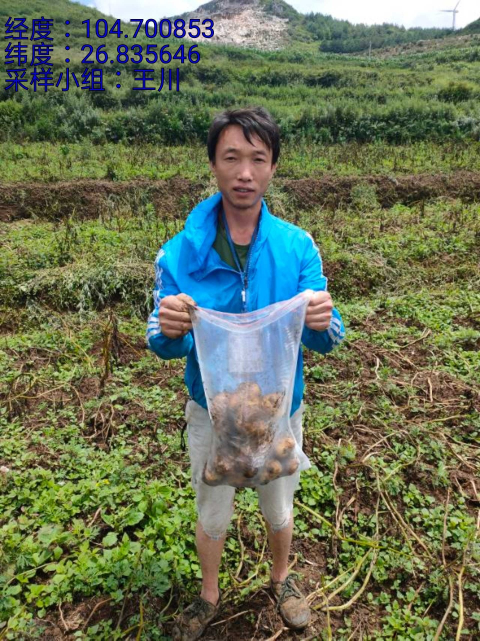
#> input picture PDF_yinzhang/2021-11-05/1dbac818-2992-46e8-bcd6-ad1949f82d90_ResizedAHalf.jpg, 960 x 1281 px, given in place of r, which was not available (shown at 1/2 size)
$ python -i new_test2.py   (imports and definitions only)
#> lines starting #> are read from the running program, lines starting #| are printed output that depends on the picture; pictures that were not available may be replaced by others from this repository, and a replacement may not be noted
#!/usr/bin/env python
# -*- coding: utf-8 -*-
# Date:2020-11-28
# Author:Runker54
# -----------------------
import os
import numpy as np
import cv2
import tkinter.filedialog
import time
import tkinter.messagebox
import re
import matplotlib.pyplot as plt

'''
上传照片，批量处理并保存,包括图片平移、图片旋转、图片缩放、图片翻转、透视变换。
'''
# dir = r'D:/deal_pics/' + time.strftime('%Y-%m-%d')
dir = time.strftime('%Y-%m-%d')
filenames = 'right'


# [178 lines left out: functions get_files, translate, pic_translate, rotation, pic_rotation, not called in this run]


def resize(image, width=None, height=None, inter=cv2.INTER_AREA):
    # 初始化缩放比例，并获取图像尺寸
    dim = None
    (h, w) = image.shape[:2]
    # 如果宽度和高度均为0，则返回原图
    if width is None and height is None:
        return image
    # 宽度是空
    if width is None:
        # 则根据高度计算缩放比例
        r = height / float(h)
        dim = (int(w * r), height)
    # 如果高度为空
    else:
        # 根据宽度计算缩放比例
        r = width / float(w)
        dim = (width, int(h * r))
    # 缩放图像
    resized = cv2.resize(image, dim, interpolation=inter)
    # 返回缩放后的图像
    return resized


# 创建插值方法数组
methods = [
    # ("cv2.INTER_NEAREST", cv2.INTER_NEAREST),
    ("cv2.INTER_LINEAR", cv2.INTER_LINEAR),
    # ("cv2.INTER_AREA", cv2.INTER_AREA),
    # ("cv2.INTER_CUBIC", cv2.INTER_CUBIC),
    # ("cv2.INTER_LANCZOS4", cv2.INTER_LANCZOS4)
]


def pic_resize():
    if not filenames:
        tkinter.messagebox.showinfo('提示', '请先选择图片才能进行图片缩放!')
    if not os.path.exists(dir):
        os.makedirs(dir)
    if filenames:
        for filename in filenames:
            if filename:
                img = cv2.imread(filename)
#> img is the input picture: shape (1281, 960, 3); mean B, G, R 86.4, 113.4, 104.2
                newFile = filename.split('/')[-1]
                name = newFile.split('.')[0]
                filetype = newFile.split('.')[-1]
                # 将原图做缩放操作
                for (resizeTpye, method) in methods:
                    Resized2Times = resize(img, width=img.shape[1] * 2, inter=method)
                    cv2.imwrite(dir + '/' + name + '_Resized2Times.' + filetype, Resized2Times)  # 保存
                    Resized3Times = resize(img, width=img.shape[1] * 3, inter=method)
                    cv2.imwrite(dir + '/' + name + '_Resized3Times.' + filetype, Resized3Times)  # 保存
                    ResizedAHalf = resize(img, width=img.shape[1] // 2, inter=method)
                    cv2.imwrite(dir + '/' + name + '_ResizedAHalf.' + filetype, ResizedAHalf)  # 保存
                    ResizedOneThird = resize(img, width=img.shape[1] // 3, inter=method)
                    cv2.imwrite(dir + '/' + name + '_ResizedOneThird.' + filetype, ResizedOneThird)  # 保存
#> this loop made 1 pass
#> pass 1, in resize, `resized = cv2.resize(image, dim, interpolation=inter)`:
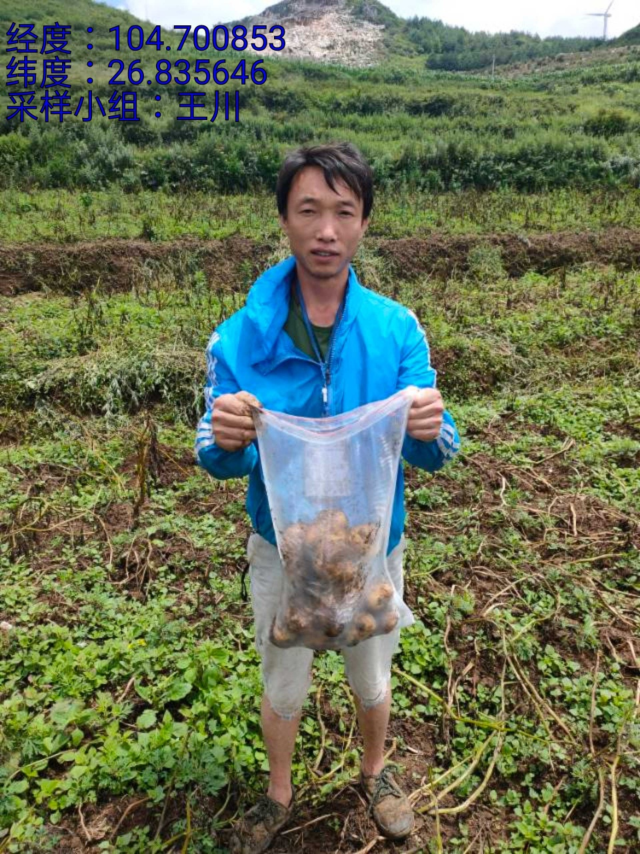
#> resized: shape (2562, 1920, 3) (shown at 1/3 size); mean B, G, R 86.3, 113.3, 104.1
#> pass 1, in resize (call 3), `resized = cv2.resize(image, dim, interpolation=inter)`:
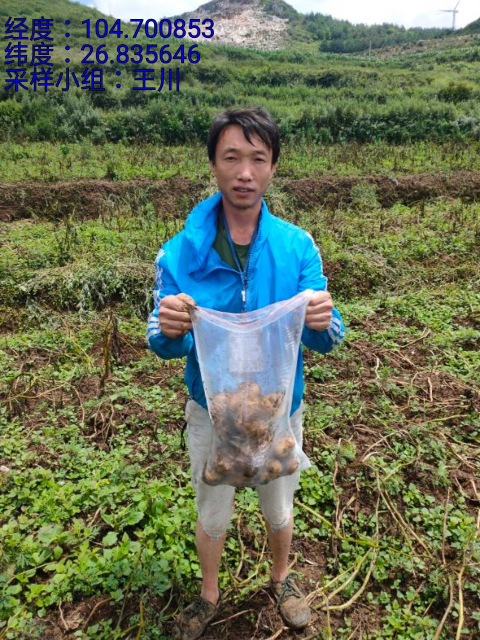
#> resized: shape (640, 480, 3); mean B, G, R 86.2, 113.3, 104
#> pass 1, in resize (call 4), `resized = cv2.resize(image, dim, interpolation=inter)`:
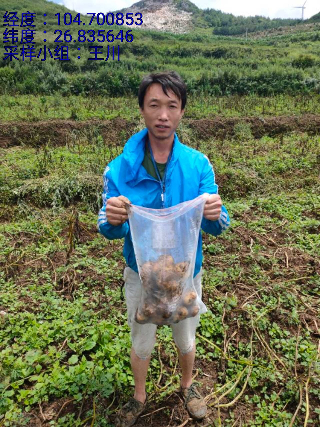
#> resized: shape (427, 320, 3); mean B, G, R 86.4, 113.4, 104.2
#> pass 2 of the loop in pic_resize, `for filename in filenames:`:
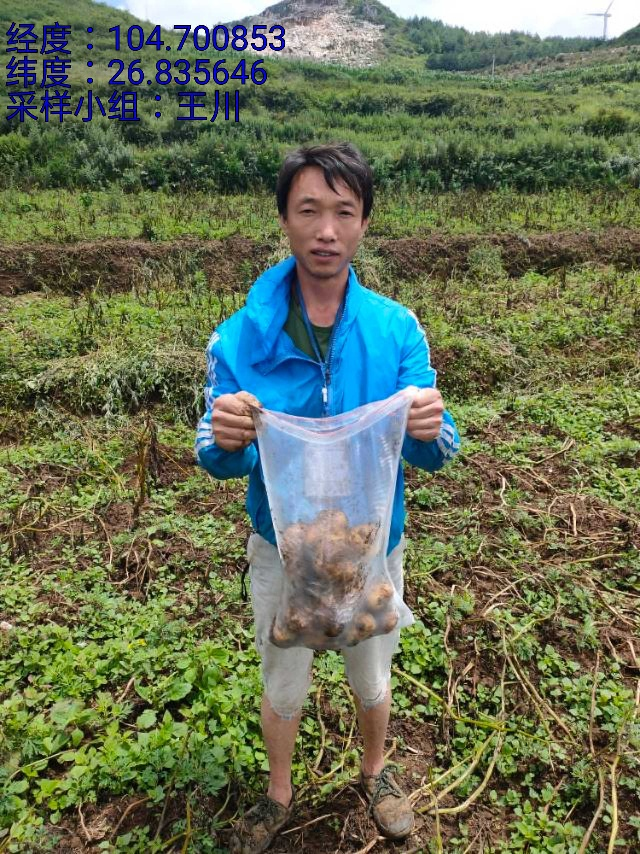
#> input picture PDF_yinzhang/2021-11-05/1dbac818-2992-46e8-bcd6-ad1949f82d90_ResizedOneThird.jpg, 640 x 854 px, given in place of i, which was not available
#> in pic_resize, img is the input picture: shape (854, 640, 3); mean B, G, R 86.4, 113.3, 104.1
#> the loop in pic_resize, `for (resizeTpye, method) in methods:` made 1 pass
#> pass 1, in resize (call 7), `resized = cv2.resize(image, dim, interpolation=inter)`:
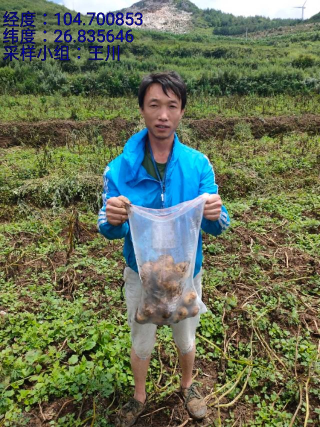
#> resized: shape (427, 320, 3); mean B, G, R 86.5, 113.4, 104.2
#> pass 1, in resize (call 8), `resized = cv2.resize(image, dim, interpolation=inter)`:
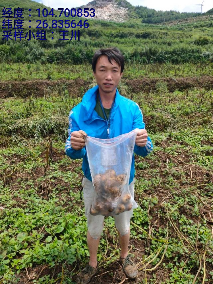
#> resized: shape (284, 213, 3); mean B, G, R 86.1, 113, 103.8
        tkinter.messagebox.showinfo('提示', '缩放后的图片已经保存到了' + dir + '中!')


# [85 lines left out: functions pic_flip, mouse, pic_perspective, not called in this run]


# [2 lines not run here, left out]
# [1 line that did not run here, left out]
# [1 line not run here, left out]
# [1 line that did not run here, left out]
# [1 line not run here, left out]
# [1 line that did not run here, left out]
# [1 line not run here, left out]
# [1 line that did not run here, left out]
# [1 line not run here, left out]
# [1 line that did not run here, left out]
# [1 line not run here, left out]

# [1 line that did not run here, left out]

# [3 lines not run here, left out]

#> (the run stopped early here; a loop or call above may not have finished)
